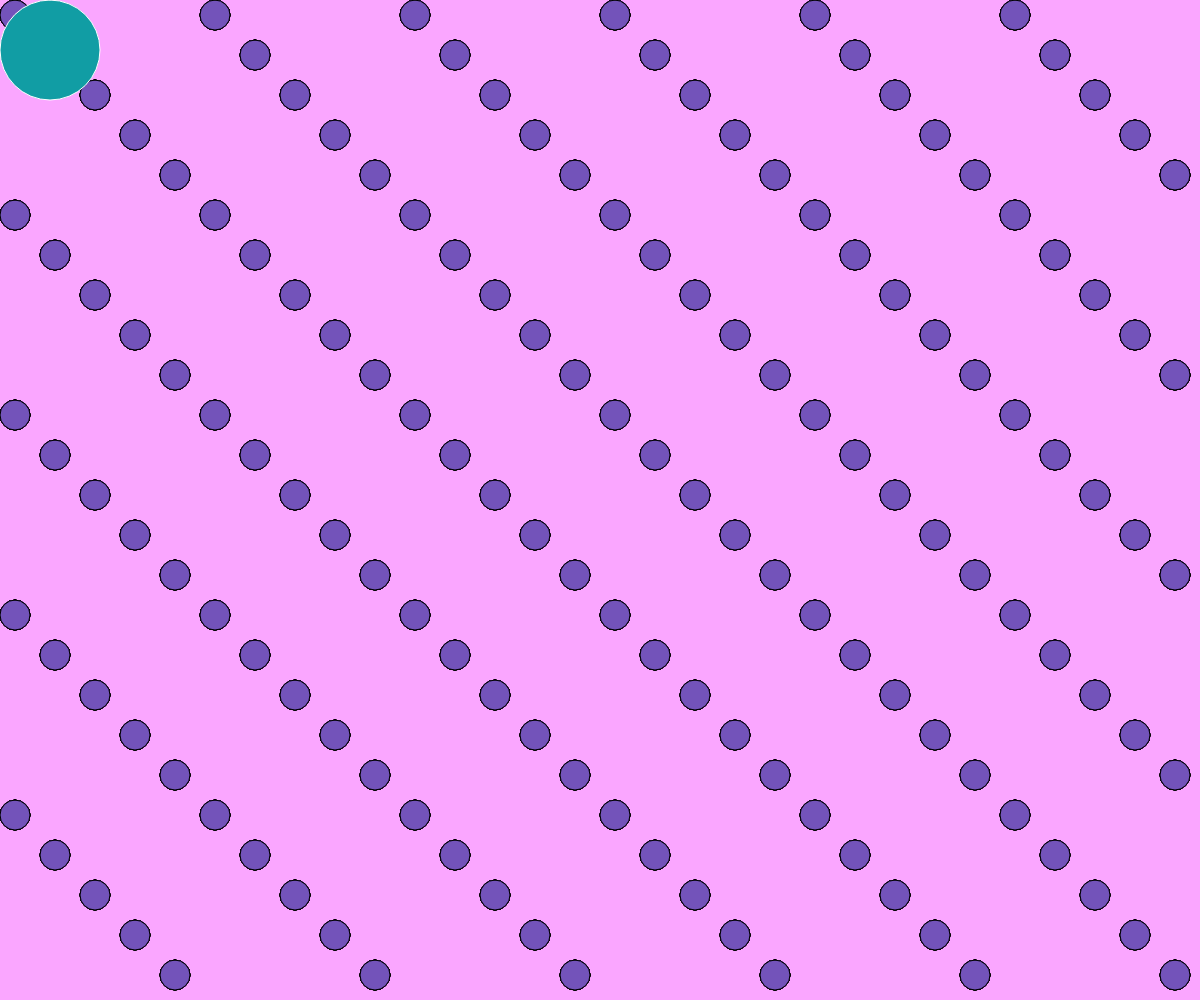
Frame 1 (no input)
Frame 60 (no input): identical to frame 1, image omitted
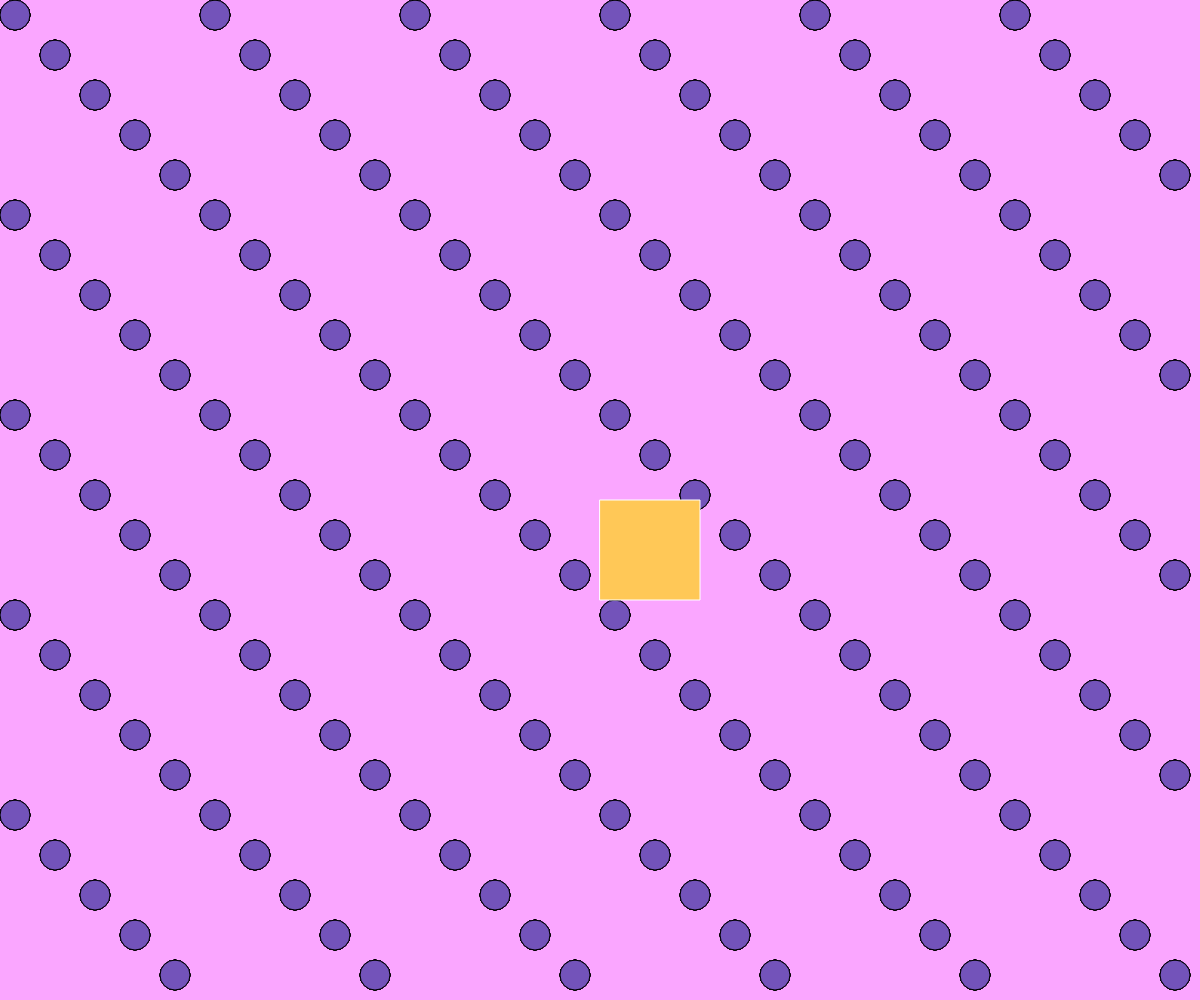
Frame 120 (the mouse pressed at the canvas centre since frame 60)

The p5.js sketch that drew these frames (run headless with seeded random() and noise() and a simulated clock; from frame 60 on, the mouse is pressed at the canvas centre):

// p5.js sketch
// ── sketch.js


function setup(){
    createCanvas(windowWidth, windowHeight);
}

function draw(){
    background(250,166,255);
    fill(115,83,186)
    stroke('black')
    for(var i = 0; i < 1000; i++){
        rect((i*40)%width,(i*40)%height,30,30,30);
        
        
    }
    fill(17,157,164)
    if(mouseX < 200){
        stroke('white')
        rect(mouseX,mouseY,100,100,100);
        
        
    }else{
        fill(255,200,87)
        stroke('white')
        rect(mouseX, mouseY, 100,100);
    }
}
// ── script.js
var billy; // variables declaration without defeinition

console.log(billy);

billy = 13;
billy = 'billy is great';
billy = 'billy said "hello"';

// keyword expression codeblock
if(true){
    console.log(billy);

}

if( 5 > 15){
    console.log('is it true?');
}

billy = "silly";
if(billy){ // coercion change string to a boolean
    console.log('billy is silly');
}

if(billy === 'silly'){ // === testing for equal value and same type
    console.log('really silly');
}

// == testing for equal value but allows for coercion
// billy == true
// billy gets coerced to a boolean and the expression is true

// typeof operator precedes a variable name or literal value

console.log(typeof "lkjfjdlfkj");
console.log(typeof billy);

if(typeof billy === "string"){
    billy = 'slfljksfo ilk';
}else{
    billy = 42;
}

///////////////
// for loop

for(var i = 0; i < 5; i++){
    console.log('hello');
}

for(var i = 0; i < 10; i++){
    console.log(1);
}
console.log(i);
/////////

function bob(){
    console.log('i am bob');
    return 'bob';
}

// function invokation
bob(); /// () function invokation operator

/*for(var i = 0; i < 10000; i++){
    bob();

}
*/

console.log( bob() );

function bailly(data){
    data = data = 100;
    return data;
}

var mydata = bailly(50);
console.log(mydata);
console.log( typeof mydata );
// ── style.css
* {
    border: 0px;
    margin: 0px;
}
